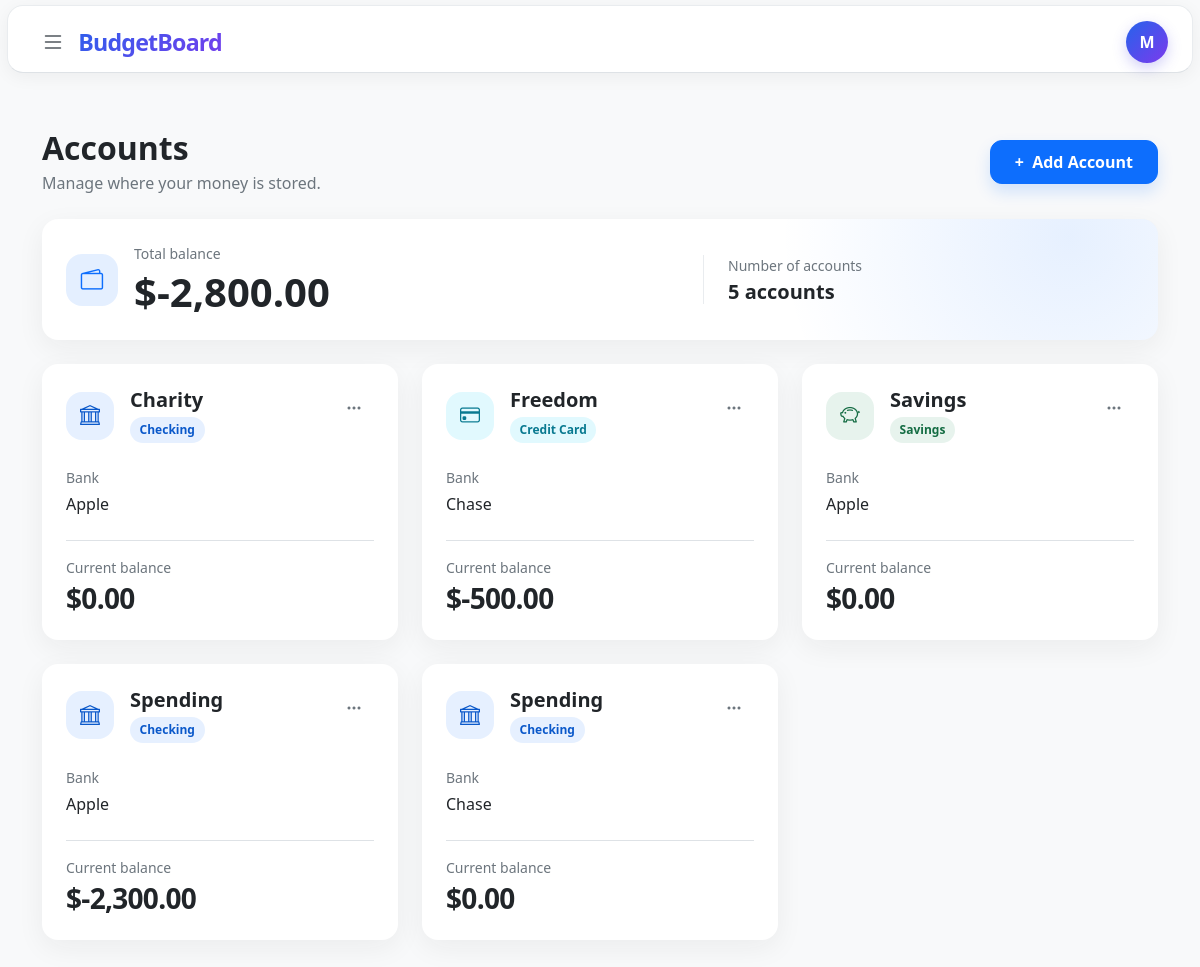
Page /accounts (signed in) on the committed database.
### tables this page shows
CREATE TABLE accounts(
    id INTEGER PRIMARY KEY AUTOINCREMENT,
    user_id INTEGER NOT NULL,
    name TEXT NOT NULL,
    type TEXT NOT NULL CHECK (
        type IN (
            'checking',
            'savings',
            'cash',
            'credit card',
            'investment',
            'other'
        )
    ),
    bank TEXT,
    created_at DATETIME NOT NULL DEFAULT CURRENT_TIMESTAMP,

    FOREIGN KEY (user_id) REFERENCES users(id)
);

### app.py (the view, shortened to what this page needs)
@app.route("/accounts", methods=["GET", "POST"])
def accounts():
    if request.method == "GET":
        user_id = session["user_id"]
        account_rows = db.execute(
            """
            SELECT
                accounts.id,
                accounts.name,
                accounts.type,
                accounts.bank,
                COALESCE(income_totals.total_income, 0) AS total_income,
                COALESCE(expense_totals.total_expenses, 0) AS total_expenses
            FROM accounts

            LEFT JOIN (
                SELECT
                    account_id,
                    SUM(amount) AS total_income
                FROM income
                WHERE user_id = ?
                GROUP BY account_id
            ) AS income_totals
                ON income_totals.account_id = accounts.id

            LEFT JOIN (
                SELECT
                    account_id,
                    SUM(amount) AS total_expenses
                FROM expenses
                WHERE user_id = ?
                GROUP BY account_id
            ) AS expense_totals
                ON expense_totals.account_id = accounts.id

            WHERE accounts.user_id = ?
            ORDER BY accounts.name
            """,
            user_id,
            user_id,
            user_id
        )
        total_balance = 0
        for account in account_rows:
            account["balance"] = (
                account["total_income"] - account["total_expenses"]
            )
            total_balance += account["balance"]
        return render_template(
            "accounts.html",
            accounts=account_rows,
            total_balance=total_balance,
            account_count=len(account_rows)
        )

### helpers.py (called while the page is built)
def usd(value):
    return f"${value:,.2f}"

### templates/accounts.html (shortened to what this page needs)
{% extends "layout.html" %}
{% block main %}
    <section class="accounts-page py-4 py-lg-5">
        <div class="container-xl">
            <div class="d-flex flex-column flex-sm-row align-items-sm-center justify-content-between gap-3 mb-4">
                <div>
                    <h1 class="h2 fw-bold mb-1">Accounts</h1>
                    <p class="text-secondary mb-0">Manage where your money is stored.</p>
                </div>
                <button
                    class="btn btn-primary accounts-add-button align-self-start align-self-sm-center px-4"
                    type="button"
                    data-bs-toggle="modal"
                    data-bs-target="#addAccountModal"
                >
                    <span class="me-1" aria-hidden="true">+</span> Add Account
                </button>
            </div>
            <div class="card accounts-summary-card border-0 mb-4">
                <div class="card-body p-4">
                    <div class="row align-items-center g-4">
                        <div class="col-sm-7">
                            <div class="d-flex align-items-center gap-3">
                                <div class="accounts-summary-icon" aria-hidden="true">
                                    <i class="bi bi-wallet2"></i>
                                </div>
                                <div>
                                    <p class="text-secondary small mb-1">Total balance</p>
                                    <p class="display-6 fw-bold mb-0">{{ total_balance | usd }}</p>
                                </div>
                            </div>
                        </div>
                        <div class="col-sm-5">
                            <div class="accounts-summary-detail ps-sm-4">
                                <p class="text-secondary small mb-1">Number of accounts</p>
                                <p class="h5 fw-semibold mb-0">{{ account_count }} account{% if account_count != 1 %}s{% endif %}</p>
                            </div>
                        </div>
                    </div>
                </div>
            </div>
            <div class="row g-4">
                {% for account in accounts %}
                    <div class="col-12 col-md-6 col-xl-4">
                        <article class="card account-card border-0 h-100">
                            <div class="card-body p-4">
                                <div class="d-flex align-items-start justify-content-between gap-3 mb-4">
                                    <div class="d-flex align-items-center gap-3 min-w-0">
                                        <div class="account-icon account-icon-{{ account.type | replace(' ', '-') }}" aria-hidden="true">
                                            {% if account.type == "checking" %}
                                                <i class="bi bi-bank"></i>
                                            {% elif account.type == "savings" %}
                                                <i class="bi bi-piggy-bank"></i>
                                            {% elif account.type == "cash" %}
                                                <i class="bi bi-cash-stack"></i>
                                            {% elif account.type == "credit card" %}
                                                <i class="bi bi-credit-card"></i>
                                            {% elif account.type == "investment" %}
                                                <i class="bi bi-graph-up-arrow"></i>
                                            {% else %}
                                                <i class="bi bi-wallet2"></i>
                                            {% endif %}
                                        </div>
                                        <div class="min-w-0">
                                            <h2 class="h5 fw-bold text-truncate mb-1">{{ account.name }}</h2>
                                            <span class="account-type account-type-{{ account.type | replace(' ', '-') }}">
                                                {{ account.type | title }}
                                            </span>
                                        </div>
                                    </div>
                                    <div class="dropdown">
                                        <button
                                            class="btn account-menu-button"
                                            type="button"
                                            data-bs-toggle="dropdown"
                                            aria-expanded="false"
                                            aria-label="Open {{ account.name }} account menu"
                                        >
                                            <i class="bi bi-three-dots"></i>
                                        </button>
                                    </div>
                                </div>
                                <p class="text-secondary small mb-1">Bank</p>
                                <p class="fw-medium mb-4">{{ account.bank or "None" }}</p>
                                <div class="account-balance pt-3 border-top">
                                    <p class="text-secondary small mb-1">Current balance</p>
                                    <p class="h3 fw-bold mb-0">{{ account.balance | usd }}</p>
                                </div>
                            </div>
                        </article>
                    </div>
                {% endfor %}
            </div>
        </div>
    </section>
{% endblock %}

### templates/layout.html (shortened to what this page needs)
<!DOCTYPE html>
<html lang="en">
<head>
    <link
        href="https://cdn.jsdelivr.net/npm/bootstrap@5.3.8/dist/css/bootstrap.min.css"
        rel="stylesheet"
    >
    <link
        rel="stylesheet"
        href="https://cdn.jsdelivr.net/npm/bootstrap-icons@1.13.1/font/bootstrap-icons.min.css"
    >
    <link
        rel="stylesheet"
        href="{{ url_for('static', filename='style.css') }}"
    >
</head>
<body>
    <header class="top-bar border-bottom bg-white">
        <div class="container-fluid px-4">
            <div class="d-flex align-items-center justify-content-between"
                 style="height: 72px;">
                <div class="d-flex align-items-center gap-3">
                    {% if session.get("user_id") %}
                        <button
                            class="btn menu-button"
                            type="button"
                            data-bs-toggle="offcanvas"
                            data-bs-target="#navigation"
                            aria-controls="navigation"
                            aria-label="Open navigation"
                        >
                            <i class="bi bi-list fs-4"></i>
                        </button>
                    {% endif %}
                    <a href="/" class="brand text-decoration-none" id="{% if session.get('user_id') %}title-li{% else %}title-lo{% endif %}">
                    </a>
                </div>
                <div class="d-flex align-items-center ms-auto">
                    {% if session.get("user_id") %}
                        <div class="dropdown">
                            <button
                                class="btn profile-button dropdown-toggle"
                                type="button"
                                data-bs-toggle="dropdown"
                                aria-expanded="false"
                                aria-label="Open account menu"
                            >
                                {{ session.get("username", "U")[0] | upper }}
                            </button>
                        </div>
                    {% endif %}
                </div>
            </div>
        </div>
    </header>
    <main>
        {% block main %}
        {% endblock %}
    </main>
</body>
</html>

### static/style.css (style rules this page uses)
body { background-color: #f8f9fa; color: #212529; }
.top-bar { position: relative; margin: 5px 7px 0; height: 68px; background: #ffffff; border: 1px solid #e9ecef; border-radius: 16px; box-shadow: 0 4px 18px rgba(0, 0, 0, 0.05); }
#title-li { position: absolute; left: 12%; transform: translateX(-50%); }
.brand { display: inline-flex; align-items: center; padding: 8px 14px; font-size: 1.45rem; font-weight: 750; letter-spacing: -0.8px; background: linear-gradient( 135deg, #2563eb, #7c3aed ); background-clip: text; -webkit-background-clip: text; color: transparent; -webkit-text-fill-color: transparent; border-radius: 12px; transition: transform 0.2s ease, opacity 0.2s ease; }
.menu-button { width: 42px; height: 42px; display: flex; align-items: center; justify-content: center; border: none; border-radius: 12px; color: #495057; transition: all 0.2s ease; }
.profile-button { width: 42px; height: 42px; display: inline-flex; align-items: center; justify-content: center; padding: 0; color: #ffffff; background: linear-gradient(135deg, #2563eb, #7c3aed); border: 0; border-radius: 50%; font-size: 1rem; font-weight: 700; box-shadow: 0 5px 14px rgba(79, 70, 229, 0.25); transition: transform 0.15s ease, box-shadow 0.15s ease; }
.profile-button::after { display: none; }
main { min-height: calc(100vh - 80px); padding-top: 8px; }
.accounts-page { min-height: calc(100vh - 72px); background-color: #f8f9fa; }
.accounts-add-button { min-height: 2.75rem; border-radius: 0.75rem; font-weight: 600; box-shadow: 0 0.5rem 1rem rgba(13, 110, 253, 0.16); }
.accounts-summary-card, .account-card { border-radius: 1rem; background-color: #fff; box-shadow: 0 0.5rem 1.75rem rgba(33, 37, 41, 0.06); }
.accounts-summary-card { background: radial-gradient(circle at 92% 15%, rgba(13, 110, 253, 0.1), transparent 18rem), #fff; }
.accounts-summary-icon, .account-icon { display: grid; flex: 0 0 auto; place-items: center; border-radius: 1rem; }
.accounts-summary-icon { width: 3.25rem; height: 3.25rem; background-color: rgba(13, 110, 253, 0.11); color: #0d6efd; font-size: 1.4rem; }
.accounts-summary-detail { border-left: 1px solid #e9ecef; }
.account-card { transition: transform 0.2s ease, box-shadow 0.2s ease; }
.account-icon { width: 3rem; height: 3rem; font-size: 1.25rem; }
.account-icon-checking, .account-type-checking { background-color: rgba(13, 110, 253, 0.1); color: #0a58ca; }
.account-icon-savings, .account-type-savings { background-color: rgba(25, 135, 84, 0.1); color: #146c43; }
.account-icon-credit-card, .account-type-credit-card { background-color: rgba(13, 202, 240, 0.12); color: #087990; }
.account-type { display: inline-flex; align-items: center; padding: 0.25rem 0.6rem; border-radius: 999px; font-size: 0.75rem; font-weight: 600; white-space: nowrap; }
.account-menu-button { display: grid; width: 2.5rem; height: 2.5rem; padding: 0; place-items: center; border: 0; border-radius: 0.7rem; color: #6c757d; }
.account-balance .h3 { letter-spacing: -0.025em; }
.min-w-0 { min-width: 0; }

### rows in the picture
accounts: name "Charity", type "Checking", bank "Apple", balance "$0.00"
accounts: name "Freedom", type "Credit Card", bank "Chase", balance "$-500.00"
accounts: name "Savings", type "Savings", bank "Apple", balance "$0.00"
accounts: name "Spending", type "Checking", bank "Apple", balance "$-2,300.00"
accounts: name "Spending", type "Checking", bank "Chase", balance "$0.00"

### other values in the picture
{{ session.get("username", "U")[0] | upper }} "M"
{{ total_balance | usd }} "$-2,800.00"
{{ account_count }} "5"
